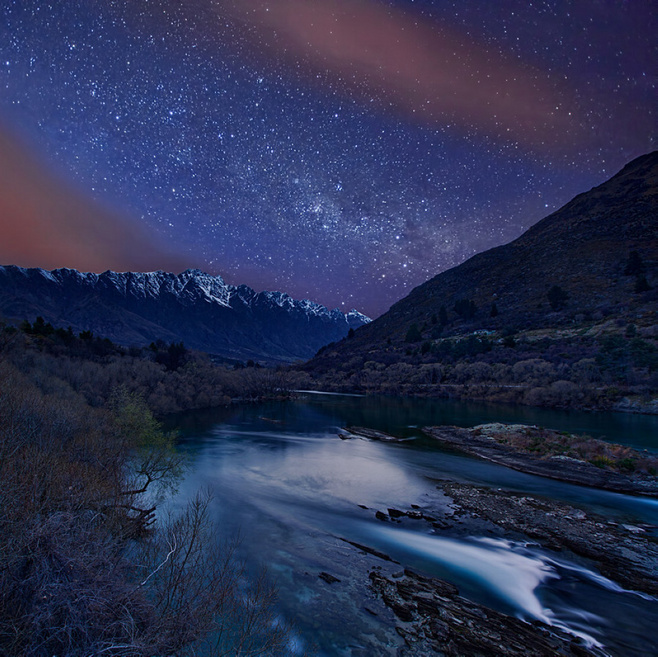
//> input picture test1/1.jpg, 658 x 657 px, given in place of 1.avi, which was not available
$ ./test0_video_detection   (built with g++ and OpenCV 4)
//> lines starting //> are read from the running program, lines starting //| are printed output that depends on the picture; after the words box and inside, x2 and y2 are one past the last pixel; in counts of white or black regions, pixels touching at a corner belong together; pictures that were not available may be replaced by others from this repository, and a replacement may not be noted
#include <opencv2/core/core.hpp>
#include <opencv2/highgui/highgui.hpp>
#include <opencv2/imgproc/imgproc.hpp>
#include <iostream>
using namespace std;
using namespace cv;
cv::Mat frameImg;
Mat output;
int main()
{

	VideoCapture capture("1.avi");

	capture.set(CV_CAP_PROP_FRAME_WIDTH, 1920);
	capture.set(CV_CAP_PROP_FRAME_HEIGHT, 1080);

	if (!capture.isOpened())
	{
		std::cout << "fail to open video!" << std::endl;
		return -1;
	}

	while (true)
	{
		capture >> frameImg;
//> frameImg is the input picture: 657 rows x 658 cols, CV_8UC3; mean B, G, R 81.6, 48.7, 41.4

		if (!frameImg.empty())
		{
			cvtColor(frameImg, output, CV_BGR2GRAY);
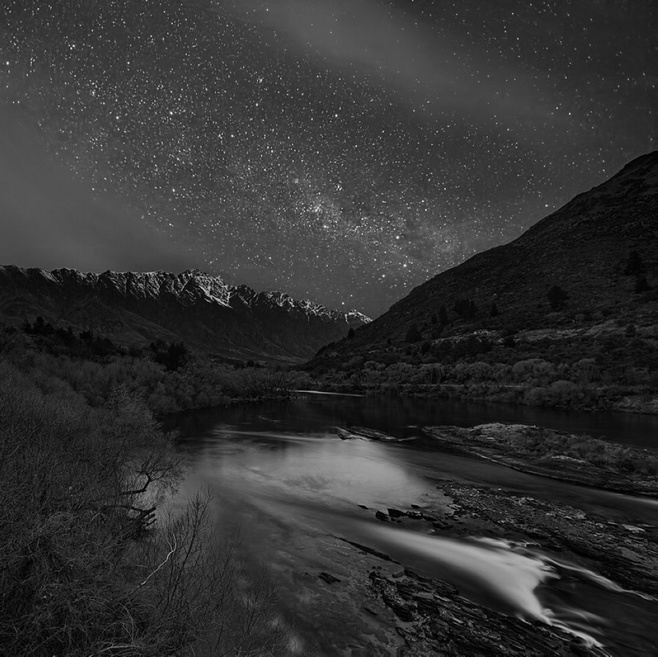
//> output: 657 rows x 658 cols, CV_8UC1; min 0, max 252, mean 50.3
			GaussianBlur(output, output, Size(3, 3), 0,0);
			Canny(output, output, 100, 200, 3);
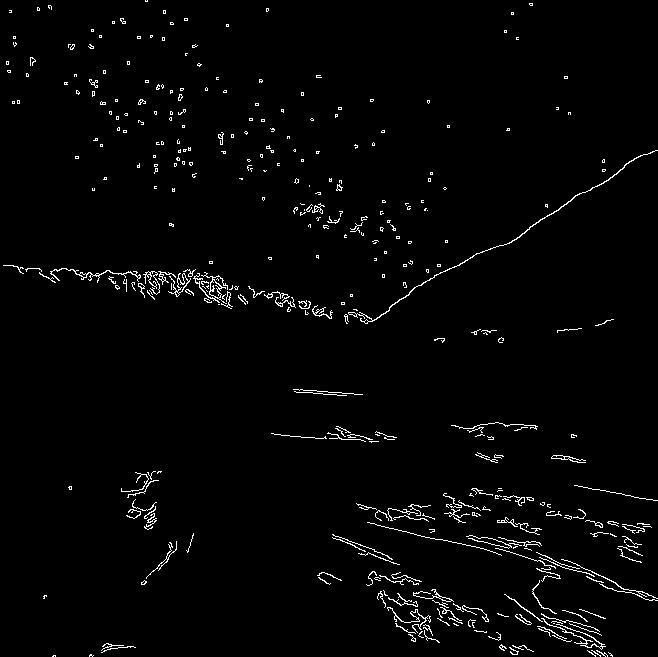
//> output: 657 rows x 658 cols, CV_8UC1; 2.1% white in thin lines or dots
			imshow("frameImg", output);
		}

		else
		{
			break;
		}

		if (char(waitKey(1)) == 'q')
//> the 'q' key is pressed
		{
			break;
		}

	}

	capture.release();
	return 0;
}

$ run again, on test1/3.jpg
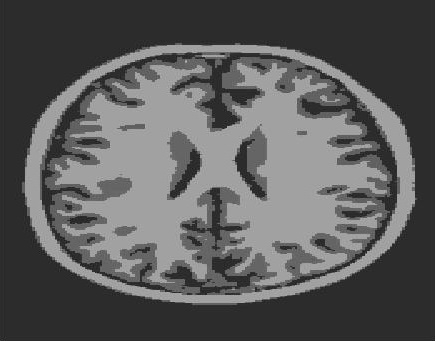
//> input picture test1/3.jpg, 435 x 341 px, given in place of 1.avi, which was not available
//> frameImg is the input picture: 341 rows x 435 cols, CV_8UC3; min 20, max 188, mean 90.5
//> `Canny(output, output, 100, 200, 3);`:
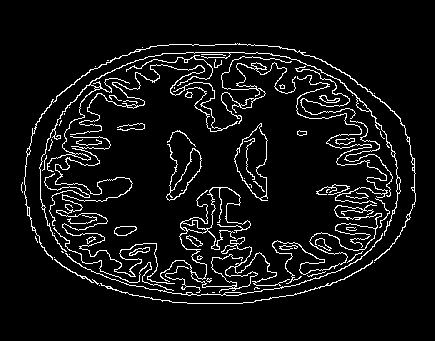
//> output: 341 rows x 435 cols, CV_8UC1; 7% white in thin lines or dots, all inside (x1, y1, x2, y2) = (21, 43, 416, 304)

$ run again, on test1/2.bmp
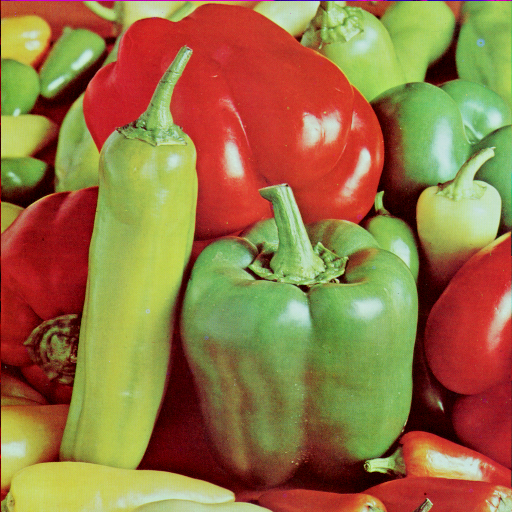
//> input picture test1/2.bmp, 512 x 512 px, given in place of 1.avi, which was not available
//> frameImg is the input picture: 512 rows x 512 cols, CV_8UC3; mean B, G, R 66.5, 115.6, 149.8
//> `cvtColor(frameImg, output, CV_BGR2GRAY);`:
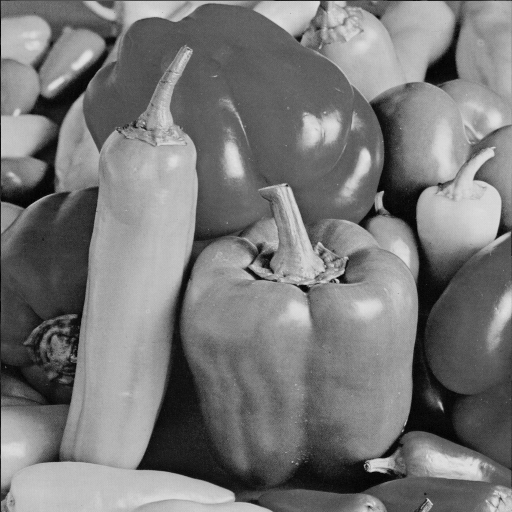
//> output: 512 rows x 512 cols, CV_8UC1; min 0, max 228, mean 120.2
//> `Canny(output, output, 100, 200, 3);`:
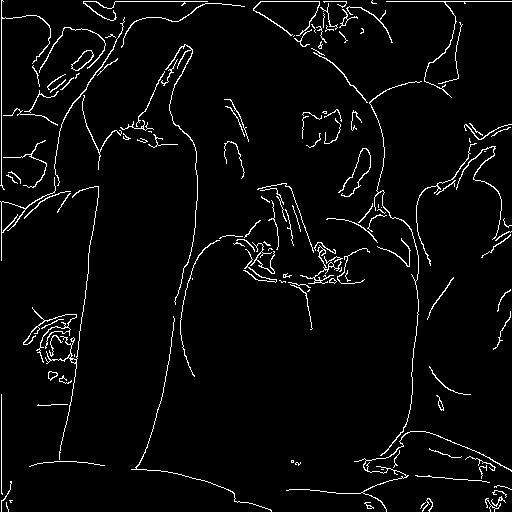
//> output: 512 rows x 512 cols, CV_8UC1; 3.8% white in thin lines or dots
